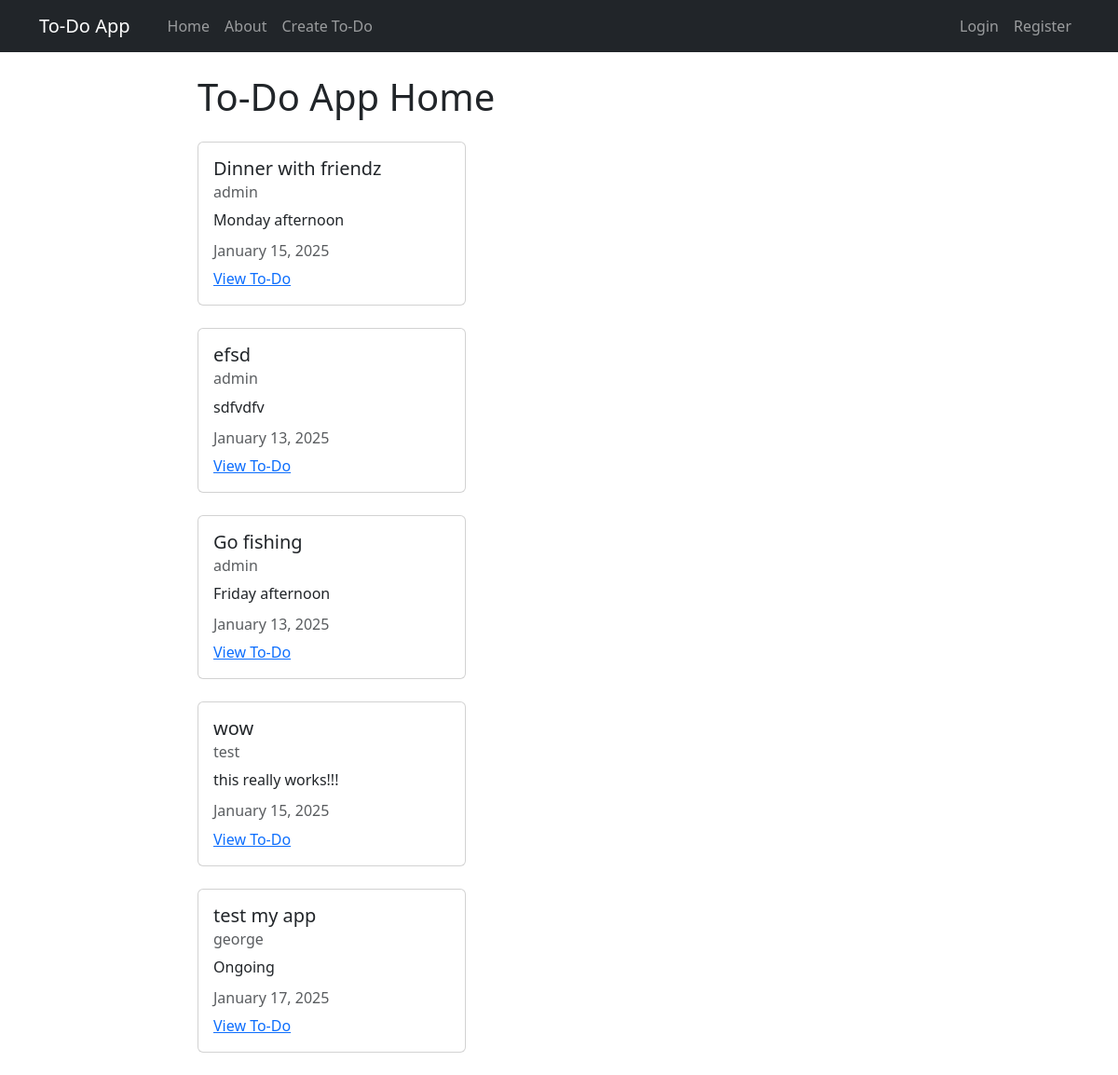
Before: / with the older database file.
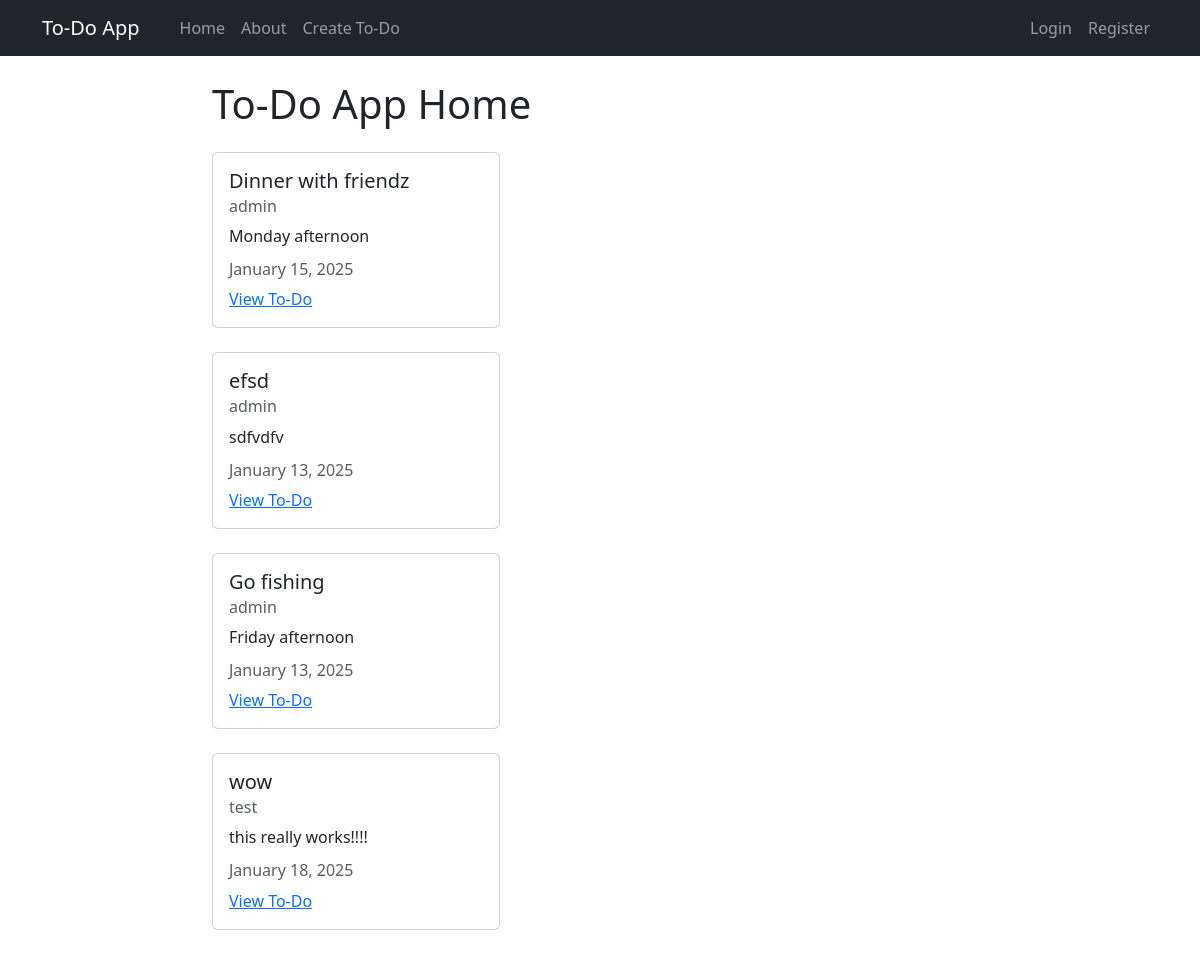
After: the same page with the newer database file.
### project_app/models.py (models this page shows, shortened)
class To_do(models.Model):
  title = models.CharField(max_length=100)
  description = models.TextField()  # No character limit
  author = models.ForeignKey(User, on_delete=models.CASCADE)  # A foreign key to the User model, linking each To-Do item to its unique creator. If the associated user is deleted, their To-Do items are also deleted.
  created_at = models.DateTimeField(auto_now_add=True)  # Automatically set when the To-Do is first created.
  updated_at = models.DateTimeField(auto_now=True)  # Automatically updated whenever the To-Do is updated.

### project_app/views.py (the view)
# urls.py: path('', views.ToDoListView.as_view(), name="project_home"),    # Home page: Displays a list of all To-Do items
class ToDoListView(ListView):
    model = models.To_do
    template_name = 'project_app/home.html'
    context_object_name = 'to_do'

### project_app/templates/project_app/home.html
{% extends "project_app/base.html" %}
{% block content %}
    <h1>To-Do App Home</h1>
    {% for to_do in to_do %}
        <div class="card my-4" style="width: 18rem;">
            <div class="card-body">
              <h5 class="card-title">{{ to_do.title }}</h5>
              <h6 class="card-subtitle mb-2 text-muted">{{ to_do.author }}</h6>
              <p class="card-text">{{ to_do.description }}</p>
              <h6 class="card-subtitle mb-2 text-muted">{{ to_do.updated_at|date:"F d, Y" }}</h6>
              <a href="{% url 'project_detail' to_do.pk %}" class="card-link">View To-Do</a>
            </div>
          </div>
    {% endfor %}
{% endblock content %}

### project_app/templates/project_app/base.html (shortened to what this page needs)
<!DOCTYPE html>
<html lang="en">
<head>
    <link href="https://cdn.jsdelivr.net/npm/bootstrap@5.3.3/dist/css/bootstrap.min.css" rel="stylesheet">
</head>
<body>
    <nav class="navbar navbar-expand-lg navbar-dark bg-dark">
        <div class="container">
          <a class="navbar-brand" href="{% url 'project_home' %}">To-Do App</a>
          <div class="collapse navbar-collapse" id="navbarNav">
            <ul class="navbar-nav">
              <li class="nav-item">
                <a class="nav-link"
                  aria-current="page"
                  href="#"></a>
              </li>
              <li class="nav-item">
                <a class="nav-link" href="{% url 'project_home' %}">Home</a>
              </li>
              <li class="nav-item">
                <a class="nav-link" href="{% url 'project_about' %}">About</a>
              </li>
              <li class="nav-item">
                <a class="nav-link" href="{% url 'project_create' %}">Create To-Do</a>
              </li>
            </ul>
          </div>
          <div class="navbar-nav">
            {% if user.is_authenticated %}
            <a class="nav-item nav-link" href="{% url 'user-profile' %}">My Profile</a>
            <a class="nav-item nav-link" href="{% url 'user-logout' %}">Logout</a>
            {% else %}
            <a class="nav-item nav-link" href="{% url 'user-login' %}">Login</a>
            <a class="nav-item nav-link" href="{% url 'user-register' %}">Register</a>
            {% endif %}
          </div>
        </div>
      </nav>
      <div class="container mt-4 col-8">
        {% block content %} {% endblock content %}
      </div>
</body>
</html>

Changed rows visible on the page:
removed To_do: title "test my app", author "george", description "Ongoing", updated_at "January 17, 2025"
changed To_do "wow": description "this really works!!!" → "this really works!!!!"; updated_at "January 15, 2025" → "January 18, 2025"
